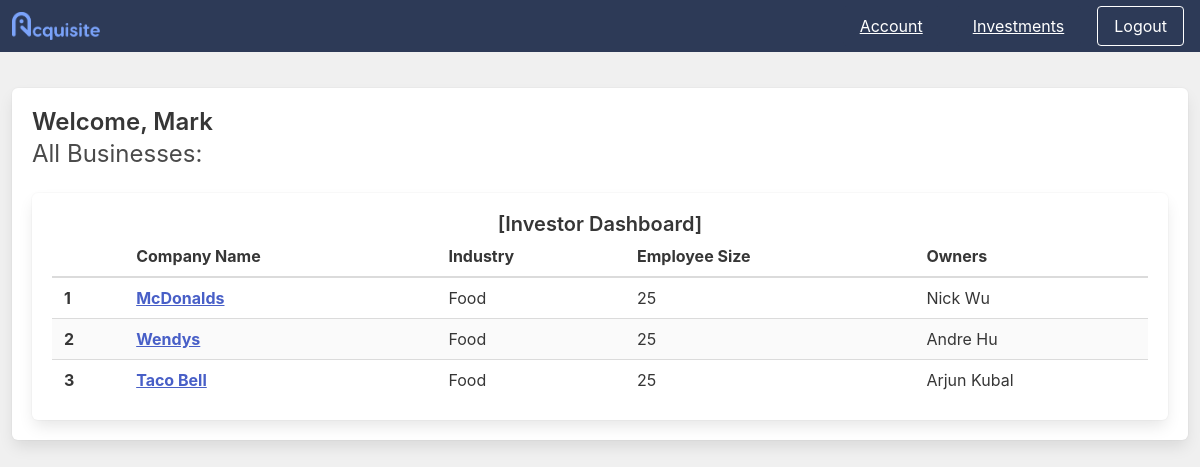
Screenshot of /home (signed in) with the database file from the repository.
### models.py (models this page shows, shortened)
class User(db.Model):
    id = db.Column(db.Integer, primary_key=True)
    first_name = db.Column(db.String(128), nullable=False)
    last_name = db.Column(db.String(128), nullable=False)
    email = db.Column(db.String(128), unique=True, nullable=False)
    password = db.Column(db.String(128), nullable=False)
    account_type = db.Column(db.String(20), nullable=False)
    avatar = db.Column(db.String(128), nullable=True)
    businesses = db.relationship('Business', backref='owner', lazy=True)
    investments = db.relationship('Business', backref='investor', lazy=True)

class Business(db.Model):
    id = db.Column(db.Integer, primary_key=True)
    name = db.Column(db.String(128), nullable=False)
    description = db.Column(db.String(128), nullable=False)
    industry = db.Column(db.String(128), nullable=False)
    size = db.Column(db.Integer)
    owner_id = db.Column(db.Integer, db.ForeignKey('user.id'), nullable=False)
    image = db.Column(db.String(128), nullable=False)
    url = db.Column(db.String(128), default="")

### app.py (the view)
@app.route('/home')
def home():
    try:
        user = User.query.get(session['id'])
        if user.account_type == 'investor':
            businesses = Business.query.all()
            return render_template('investor.html', user=user, businesses=businesses)
        elif user.account_type == 'owner':
            return render_template('owner.html', user=user)
        return redirect(url_for('logout'))
    except Exception as e:
        print(e)
        return redirect(url_for('index'))

### templates/investor.html
{% extends "base.html" %}
{% block content %}
    <div class="column is-centered">
        <div class="box">
            <h4 class="title is-4 mb-5">Welcome, {{ user.first_name }}</h4>
            <h4 class="subtitle is-4">All Businesses: </h4>
            <div class="box">
                <center><h5 class="title is-5">[Investor Dashboard]</h5></center>
                <table class="table is-hoverable is-striped is-fullwidth">
                    <thead>
                        <tr>
                            <th></th>
                            <th>Company Name</th>
                            <th>Industry</th>
                            <th>Employee Size</th>
                            <th>Owners</th>
                        </tr>
                    </thead>
                    <tbody>
                        {% for b in businesses %}
                            <tr>
                                <th>{{ loop.index }}</th>
                                <th><a href="/business/{{ b.id | safe }}"><u>{{ b.name }}</u></a></th>
                                <td>{{ b.industry[0]|upper }}{{ b.industry[1:] }}</td>
                                <td>{{ b.size }}</td>
                                <td>{{ b.owner.first_name }} {{b.owner.last_name }}</td>
                            </tr>
                        {% endfor %}
                    </tbody>
                </table>
            </div>
        </div>
    </div>
{% endblock %}

### rows the page displays
User: first_name "Mark"
Business: name "McDonalds", industry "F", industry "ood", size "25", owner.first_name "Nick", owner.last_name "Wu"
Business: name "Wendys", industry "F", industry "ood", size "25", owner.first_name "Andre", owner.last_name "Hu"
Business: name "Taco Bell", industry "F", industry "ood", size "25", owner.first_name "Arjun", owner.last_name "Kubal"
